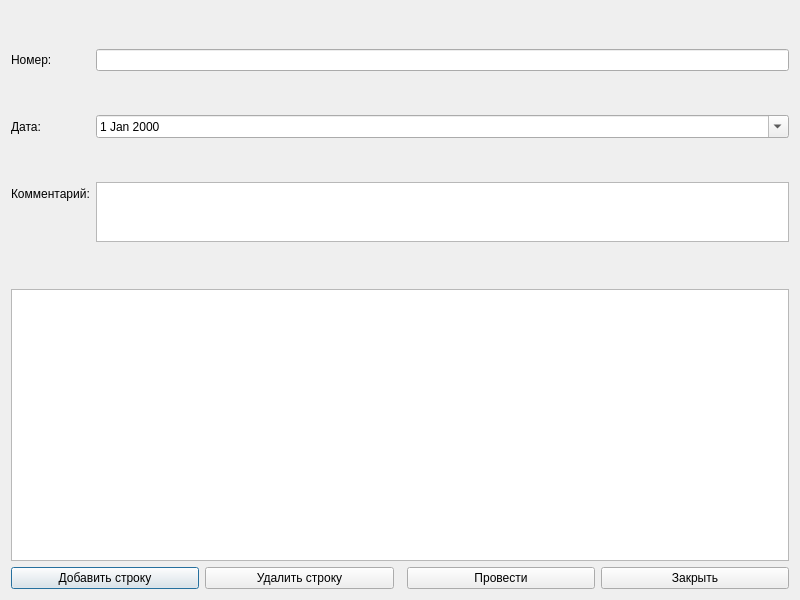
<?xml version="1.0" encoding="UTF-8"?>
<ui version="4.0">
    <class>ReceiptForm</class>
    <widget class="QDialog" name="ReceiptForm">
        <property name="geometry">
            <rect><x>0</x><y>0</y><width>800</width><height>600</height></rect>
        </property>
        <layout class="QVBoxLayout" name="verticalLayout">
            <item>
                <layout class="QFormLayout" name="formLayout">
                    <item row="0" column="0"><widget class="QLabel" name="label"><property name="text"><string>Номер:</string></property></widget></item>
                    <item row="0" column="1"><widget class="QLineEdit" name="lineEditNumber"/></item>
                    <item row="1" column="0"><widget class="QLabel" name="label_2"><property name="text"><string>Дата:</string></property></widget></item>
                    <item row="1" column="1"><widget class="QDateEdit" name="dateEdit"><property name="calendarPopup"><bool>true</bool></property></widget></item>
                    <item row="2" column="0"><widget class="QLabel" name="label_3"><property name="text"><string>Комментарий:</string></property></widget></item>
                    <item row="2" column="1"><widget class="QTextEdit" name="textEditComment"><property name="maximumSize"><size><width>16777215</width><height>60</height></size></property></widget></item>
                </layout>
            </item>
            <item>
                <widget class="QTableView" name="tableView">
                    <property name="alternatingRowColors"><bool>true</bool></property>
                </widget>
            </item>
            <item>
                <layout class="QHBoxLayout" name="horizontalLayout">
                    <item><widget class="QPushButton" name="btnAddRow"><property name="text"><string>Добавить строку</string></property></widget></item>
                    <item><widget class="QPushButton" name="btnDeleteRow"><property name="text"><string>Удалить строку</string></property></widget></item>
                    <item><spacer name="horizontalSpacer"><property name="orientation"><enum>Qt::Horizontal</enum></property></spacer></item>
                    <item><widget class="QPushButton" name="btnPost"><property name="text"><string>Провести</string></property></widget></item>
                    <item><widget class="QPushButton" name="btnClose"><property name="text"><string>Закрыть</string></property></widget></item>
                </layout>
            </item>
        </layout>
    </widget>
    <resources/>
    <connections/>
</ui>
